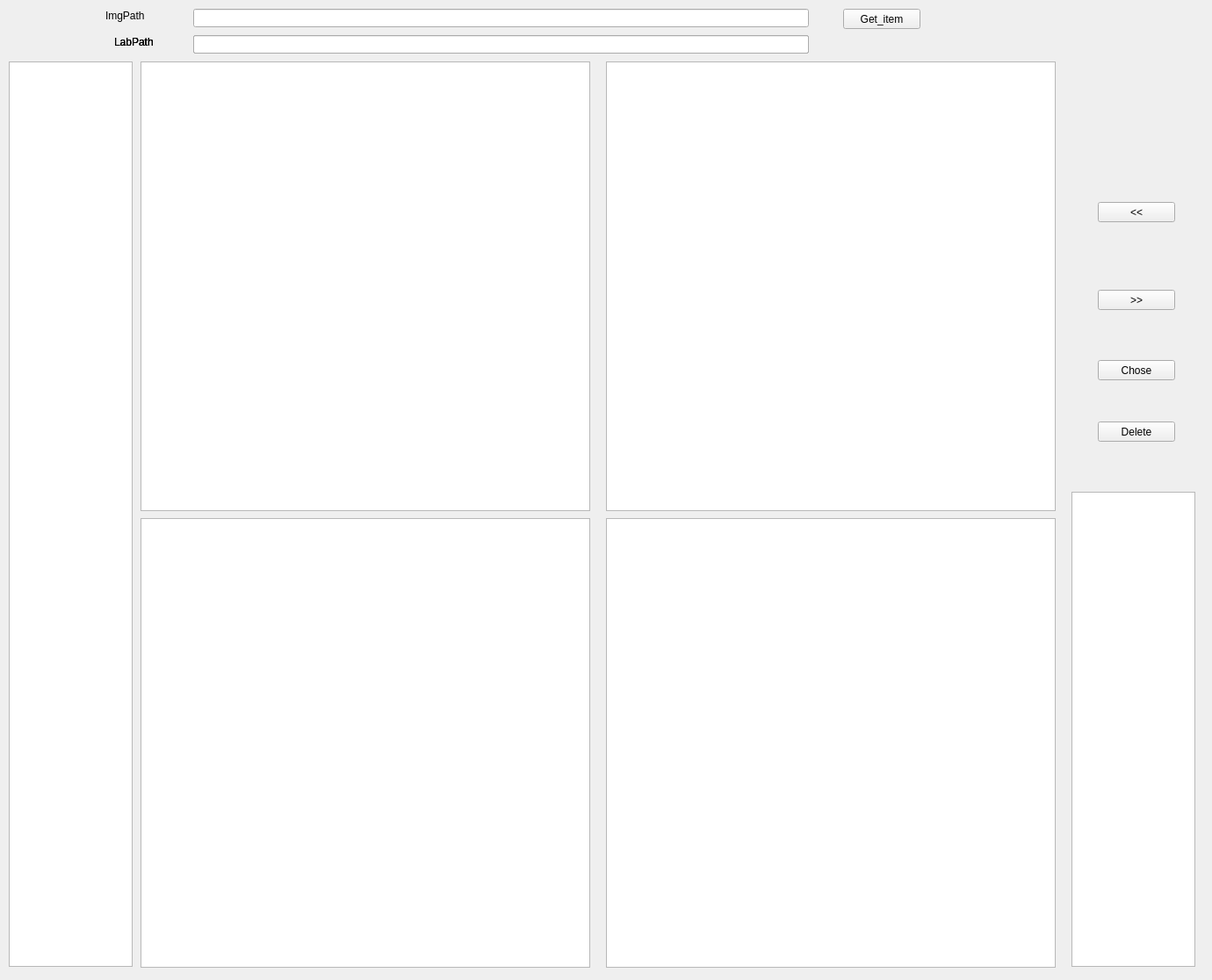
<?xml version="1.0" encoding="UTF-8"?>
<ui version="4.0">
 <class>Form</class>
 <widget class="QWidget" name="Form">
  <property name="geometry">
   <rect>
    <x>0</x>
    <y>0</y>
    <width>1380</width>
    <height>1116</height>
   </rect>
  </property>
  <property name="windowTitle">
   <string>Form</string>
  </property>
  <widget class="QTreeView" name="treeView">
   <property name="geometry">
    <rect>
     <x>10</x>
     <y>70</y>
     <width>141</width>
     <height>1031</height>
    </rect>
   </property>
  </widget>
  <widget class="QGraphicsView" name="graphicsView_img">
   <property name="geometry">
    <rect>
     <x>160</x>
     <y>70</y>
     <width>512</width>
     <height>512</height>
    </rect>
   </property>
  </widget>
  <widget class="QGraphicsView" name="graphicsView_lab">
   <property name="geometry">
    <rect>
     <x>690</x>
     <y>70</y>
     <width>512</width>
     <height>512</height>
    </rect>
   </property>
  </widget>
  <widget class="QGraphicsView" name="graphicsView_mix">
   <property name="geometry">
    <rect>
     <x>160</x>
     <y>590</y>
     <width>512</width>
     <height>512</height>
    </rect>
   </property>
  </widget>
  <widget class="QGraphicsView" name="graphicsView_4">
   <property name="geometry">
    <rect>
     <x>690</x>
     <y>590</y>
     <width>512</width>
     <height>512</height>
    </rect>
   </property>
  </widget>
  <widget class="QPushButton" name="pushButton_up">
   <property name="geometry">
    <rect>
     <x>1250</x>
     <y>230</y>
     <width>88</width>
     <height>23</height>
    </rect>
   </property>
   <property name="text">
    <string>&lt;&lt;</string>
   </property>
  </widget>
  <widget class="QPushButton" name="pushButton_down">
   <property name="geometry">
    <rect>
     <x>1250</x>
     <y>330</y>
     <width>88</width>
     <height>23</height>
    </rect>
   </property>
   <property name="text">
    <string>&gt;&gt;</string>
   </property>
  </widget>
  <widget class="QPushButton" name="pushButton_chose">
   <property name="geometry">
    <rect>
     <x>1250</x>
     <y>410</y>
     <width>88</width>
     <height>23</height>
    </rect>
   </property>
   <property name="text">
    <string>Chose</string>
   </property>
  </widget>
  <widget class="QPushButton" name="pushButton_delete">
   <property name="geometry">
    <rect>
     <x>1250</x>
     <y>480</y>
     <width>88</width>
     <height>23</height>
    </rect>
   </property>
   <property name="text">
    <string>Delete</string>
   </property>
  </widget>
  <widget class="QLineEdit" name="lineEdit_imgpath">
   <property name="geometry">
    <rect>
     <x>220</x>
     <y>10</y>
     <width>701</width>
     <height>21</height>
    </rect>
   </property>
  </widget>
  <widget class="QLineEdit" name="lineEdit_labpath">
   <property name="geometry">
    <rect>
     <x>220</x>
     <y>40</y>
     <width>701</width>
     <height>21</height>
    </rect>
   </property>
  </widget>
  <widget class="QPushButton" name="pushButton_selectpath">
   <property name="geometry">
    <rect>
     <x>960</x>
     <y>10</y>
     <width>88</width>
     <height>23</height>
    </rect>
   </property>
   <property name="text">
    <string>Get_item</string>
   </property>
  </widget>
  <widget class="QLabel" name="label">
   <property name="geometry">
    <rect>
     <x>120</x>
     <y>10</y>
     <width>72</width>
     <height>15</height>
    </rect>
   </property>
   <property name="text">
    <string>ImgPath</string>
   </property>
  </widget>
  <widget class="QLabel" name="label_2">
   <property name="geometry">
    <rect>
     <x>130</x>
     <y>40</y>
     <width>72</width>
     <height>15</height>
    </rect>
   </property>
   <property name="text">
    <string>LabPath</string>
   </property>
  </widget>
  <widget class="QTextEdit" name="textEdit">
   <property name="geometry">
    <rect>
     <x>1220</x>
     <y>560</y>
     <width>141</width>
     <height>541</height>
    </rect>
   </property>
  </widget>
  <widget class="QLineEdit" name="lineEdit_labpath_2">
   <property name="geometry">
    <rect>
     <x>220</x>
     <y>40</y>
     <width>701</width>
     <height>21</height>
    </rect>
   </property>
  </widget>
  <widget class="QLabel" name="label_3">
   <property name="geometry">
    <rect>
     <x>130</x>
     <y>40</y>
     <width>72</width>
     <height>15</height>
    </rect>
   </property>
   <property name="text">
    <string>LabPath</string>
   </property>
  </widget>
  <widget class="QLineEdit" name="lineEdit_labpath_3">
   <property name="geometry">
    <rect>
     <x>220</x>
     <y>40</y>
     <width>701</width>
     <height>21</height>
    </rect>
   </property>
  </widget>
  <widget class="QLabel" name="label_4">
   <property name="geometry">
    <rect>
     <x>130</x>
     <y>40</y>
     <width>72</width>
     <height>15</height>
    </rect>
   </property>
   <property name="text">
    <string>LabPath</string>
   </property>
  </widget>
 </widget>
 <resources/>
 <connections/>
</ui>
